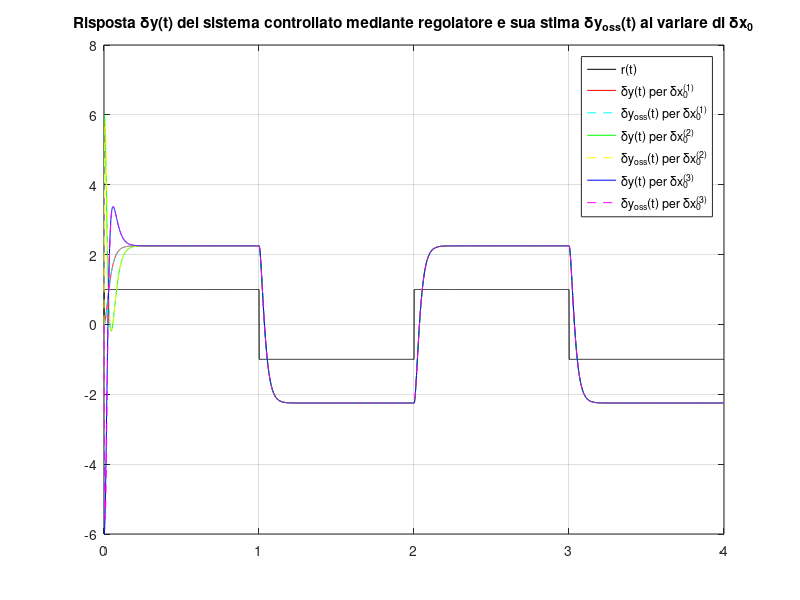
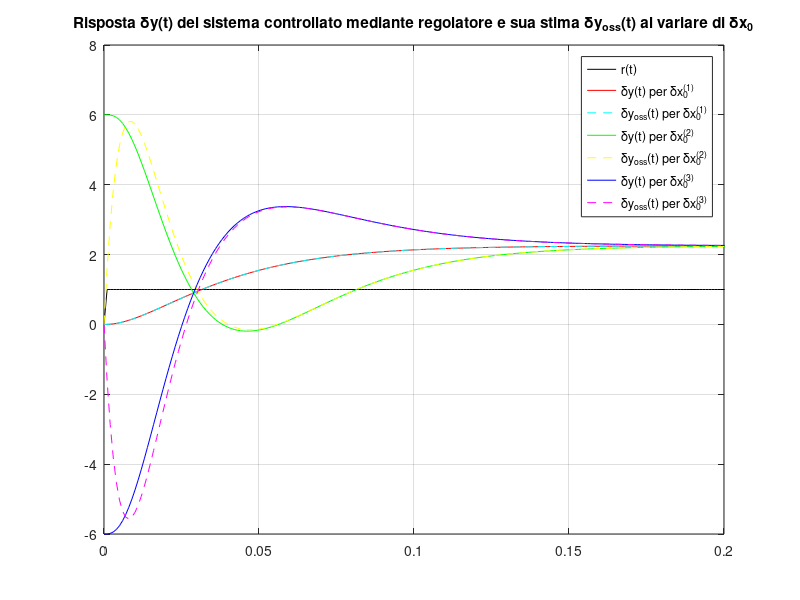
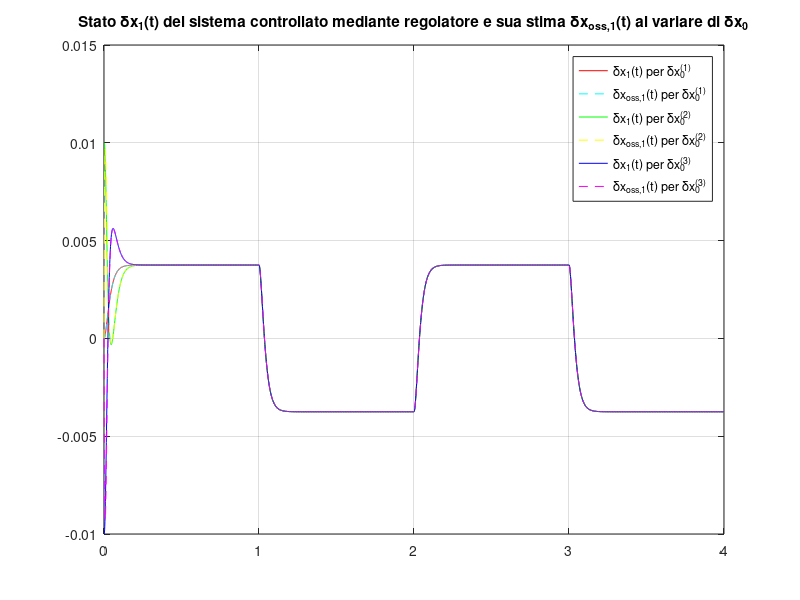
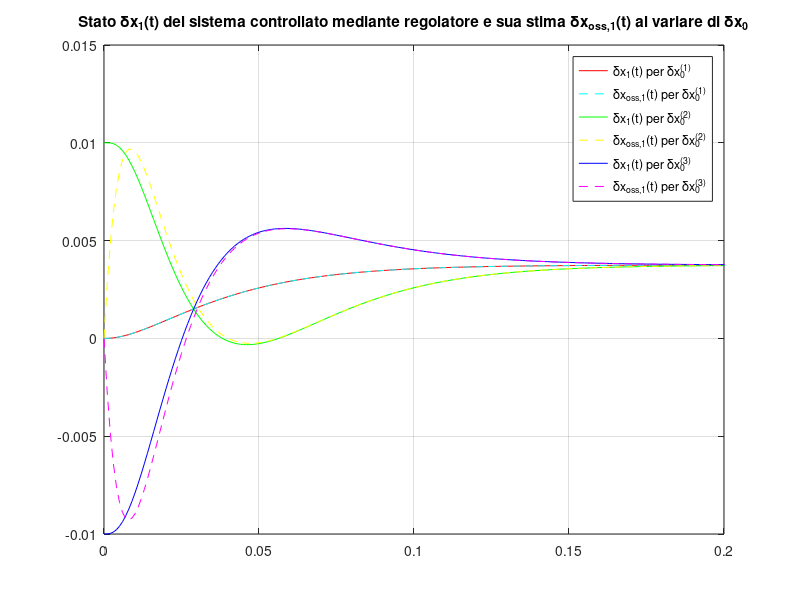

Reproduce these figures in MATLAB, in order.
%% Esercitazione di laboratorio #3 - Controlli Automatici
% *Esercizio #3: progetto del controllo di un levitatore magnetico mediante*
% *regolatore dinamico*
%
% Autori: M. Indri, M. Taragna (ultima modifica: 28/04/2020)
%% Introduzione
% Si puo' suddividere il programma in diverse sezioni di codice usando i
% caratteri "%%". Ogni sezione puo' essere eseguita separatamente dalle
% altre con il comando "Run Section" (nella toolbar dell'Editor, subito
% a destra del tasto "Run"). Si puo' ottenere lo stesso risultato
% selezionando la porzione di codice che si vuole eseguire e premendo il
% tasto funzione F9, risparmiando cosi' tempo rispetto all'esecuzione di
% tutto il programma. Si prenda questo script come esempio di riferimento.

clear all, close all, clc

%% Passo 0: definizione del sistema da controllare (levitatore magnetico)

A=[0, 1; 900, 0];
B=[0; -9];
C=[600, 0];
D=0;

%% Passo 1: verifica della completa raggiungibilita' e osservabilita' del sistema da controllare

Mr=ctrb(A,B)
rank_Mr=rank(Mr)

Mo=obsv(A,C)
rank_Mo=rank(Mo)

%% Passo 2: assegnazione degli autovalori dell'osservatore asintotico dello stato

l_oss1=-120
l_oss2=-180
L=place(A',C',[l_oss1,l_oss2])' % In alternativa: acker(A',C',[l_oss1,l_oss2])'
eig_A_minus_LC=eig(A-L*C)       % Verifica della corretta assegnazione degli autovalori

%% Passo 3: assegnazione degli autovalori imposti dalla legge di controllo

l1=-40;
l2=-60;
K=place(A,B,[l1,l2])      % In alternativa: acker(A,B,[l1,l2])
eig_A_minus_BK=eig(A-B*K) % Verifica della corretta assegnazione degli autovalori

% Scelta del guadagno alfa

alfa=-1

% Per imporre la condizione di regolazione dell'uscita, basta scommentare:
% alfa=inv(-(C-D*K)*inv(A-B*K)*B+D)

%% Passo 4: definizione del sistema controllato mediante regolatore dinamico

Areg=[A,-B*K; L*C, A-B*K-L*C];
Breg=[alfa*B; alfa*B];
Creg=[C,-D*K; zeros(size(C)),C-D*K];
Dreg=[alfa*D; alfa*D];

%% Passo 5: simulazione del sistema controllato mediante regolatore dinamico

sistema_con_regolatore=ss(Areg,Breg,Creg,Dreg);
t_r=0:.001:4;
r=sign(sin(2*pi*0.5*t_r));
dx0_1=[ 0.00; 0];
dx0_2=[+0.01; 0];
dx0_3=[-0.01; 0];
dx0oss=[0;0];
dx0tot_1=[dx0_1; dx0oss];
dx0tot_2=[dx0_2; dx0oss];
dx0tot_3=[dx0_3; dx0oss];
[yreg_1,t_yreg_1,xreg_1]=lsim(sistema_con_regolatore,r,t_r,dx0tot_1);
[yreg_2,t_yreg_2,xreg_2]=lsim(sistema_con_regolatore,r,t_r,dx0tot_2);
[yreg_3,t_yreg_3,xreg_3]=lsim(sistema_con_regolatore,r,t_r,dx0tot_3);

figure, plot(t_r,r,'k',t_yreg_1,yreg_1(:,1),'r',t_yreg_1,yreg_1(:,2),'c--', ...
                       t_yreg_2,yreg_2(:,1),'g',t_yreg_2,yreg_2(:,2),'y--', ...
                       t_yreg_3,yreg_3(:,1),'b',t_yreg_3,yreg_3(:,2),'m--'), grid on,
title(['Risposta \deltay(t) del sistema controllato mediante regolatore', ...
       ' e sua stima \deltay_{oss}(t) al variare di \deltax_0']),
legend('r(t)','\deltay(t) per \deltax_0^{(1)}', '\deltay_{oss}(t) per \deltax_0^{(1)}',...
              '\deltay(t) per \deltax_0^{(2)}', '\deltay_{oss}(t) per \deltax_0^{(2)}',...
              '\deltay(t) per \deltax_0^{(3)}', '\deltay_{oss}(t) per \deltax_0^{(3)}')

figure, plot(t_r,r,'k',t_yreg_1,yreg_1(:,1),'r',t_yreg_1,yreg_1(:,2),'c--', ...
                       t_yreg_2,yreg_2(:,1),'g',t_yreg_2,yreg_2(:,2),'y--', ...
                       t_yreg_3,yreg_3(:,1),'b',t_yreg_3,yreg_3(:,2),'m--'), grid on,
title(['Risposta \deltay(t) del sistema controllato mediante regolatore', ...
       ' e sua stima \deltay_{oss}(t) al variare di \deltax_0']),
legend('r(t)','\deltay(t) per \deltax_0^{(1)}', '\deltay_{oss}(t) per \deltax_0^{(1)}',...
              '\deltay(t) per \deltax_0^{(2)}', '\deltay_{oss}(t) per \deltax_0^{(2)}',...
              '\deltay(t) per \deltax_0^{(3)}', '\deltay_{oss}(t) per \deltax_0^{(3)}')
axis_orig=axis;
axis([0,0.2,axis_orig(3:4)]);

figure, plot(t_yreg_1,xreg_1(:,1),'r',t_yreg_1,xreg_1(:,3),'c--', ...
             t_yreg_2,xreg_2(:,1),'g',t_yreg_2,xreg_2(:,3),'y--', ...
             t_yreg_3,xreg_3(:,1),'b',t_yreg_3,xreg_3(:,3),'m--'), grid on,
title(['Stato \deltax_1(t) del sistema controllato mediante regolatore', ...
       ' e sua stima \deltax_{oss,1}(t) al variare di \deltax_0']),
legend('\deltax_1(t) per \deltax_0^{(1)}', '\deltax_{oss,1}(t) per \deltax_0^{(1)}',...
       '\deltax_1(t) per \deltax_0^{(2)}', '\deltax_{oss,1}(t) per \deltax_0^{(2)}',...
       '\deltax_1(t) per \deltax_0^{(3)}', '\deltax_{oss,1}(t) per \deltax_0^{(3)}')

figure, plot(t_yreg_1,xreg_1(:,1),'r',t_yreg_1,xreg_1(:,3),'c--', ...
             t_yreg_2,xreg_2(:,1),'g',t_yreg_2,xreg_2(:,3),'y--', ...
             t_yreg_3,xreg_3(:,1),'b',t_yreg_3,xreg_3(:,3),'m--'), grid on,
title(['Stato \deltax_1(t) del sistema controllato mediante regolatore', ...
       ' e sua stima \deltax_{oss,1}(t) al variare di \deltax_0']),
legend('\deltax_1(t) per \deltax_0^{(1)}', '\deltax_{oss,1}(t) per \deltax_0^{(1)}',...
       '\deltax_1(t) per \deltax_0^{(2)}', '\deltax_{oss,1}(t) per \deltax_0^{(2)}',...
       '\deltax_1(t) per \deltax_0^{(3)}', '\deltax_{oss,1}(t) per \deltax_0^{(3)}')
axis_orig=axis;
axis([0,0.2,axis_orig(3:4)]);

figure, plot(t_yreg_1,xreg_1(:,2),'r',t_yreg_1,xreg_1(:,4),'c--', ...
             t_yreg_2,xreg_2(:,2),'g',t_yreg_2,xreg_2(:,4),'y--', ...
             t_yreg_3,xreg_3(:,2),'b',t_yreg_3,xreg_3(:,4),'m--'), grid on,
title(['Stato \deltax_2(t) del sistema controllato mediante regolatore', ...
       ' e sua stima \deltax_{oss,2}(t) al variare di \deltax_0']),
legend('\deltax_2(t) per \deltax_0^{(1)}', '\deltax_{oss,2}(t) per \deltax_0^{(1)}',...
       '\deltax_2(t) per \deltax_0^{(2)}', '\deltax_{oss,2}(t) per \deltax_0^{(2)}',...
       '\deltax_2(t) per \deltax_0^{(3)}', '\deltax_{oss,2}(t) per \deltax_0^{(3)}')

figure, plot(t_yreg_1,xreg_1(:,2),'r',t_yreg_1,xreg_1(:,4),'c--', ...
             t_yreg_2,xreg_2(:,2),'g',t_yreg_2,xreg_2(:,4),'y--', ...
             t_yreg_3,xreg_3(:,2),'b',t_yreg_3,xreg_3(:,4),'m--'), grid on,
title(['Stato \deltax_2(t) del sistema controllato mediante regolatore', ...
       ' e sua stima \deltax_{oss,2}(t) al variare di \deltax_0']),
legend('\deltax_2(t) per \deltax_0^{(1)}', '\deltax_{oss,2}(t) per \deltax_0^{(1)}',...
       '\deltax_2(t) per \deltax_0^{(2)}', '\deltax_{oss,2}(t) per \deltax_0^{(2)}',...
       '\deltax_2(t) per \deltax_0^{(3)}', '\deltax_{oss,2}(t) per \deltax_0^{(3)}')
axis_orig=axis;
axis([0,0.2,axis_orig(3:4)]);